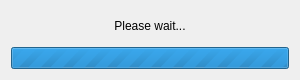
<?xml version="1.0" encoding="UTF-8"?>
<ui version="4.0">
 <class>LoadingDialog</class>
 <widget class="QDialog" name="LoadingDialog">
  <property name="geometry">
   <rect>
    <x>0</x>
    <y>0</y>
    <width>300</width>
    <height>80</height>
   </rect>
  </property>
  <property name="minimumSize">
   <size>
    <width>300</width>
    <height>80</height>
   </size>
  </property>
  <property name="maximumSize">
   <size>
    <width>300</width>
    <height>80</height>
   </size>
  </property>
  <property name="windowTitle">
   <string>Please wait...</string>
  </property>
  <property name="windowIcon">
   <iconset>
    <normaloff>../img/logo/polychromatic.svg</normaloff>../img/logo/polychromatic.svg</iconset>
  </property>
  <layout class="QVBoxLayout" name="verticalLayout">
   <item>
    <widget class="QLabel" name="Label">
     <property name="text">
      <string extracomment="Generic loading text">Please wait...</string>
     </property>
     <property name="alignment">
      <set>Qt::AlignCenter</set>
     </property>
    </widget>
   </item>
   <item>
    <widget class="QProgressBar" name="ProgressBar">
     <property name="maximum">
      <number>0</number>
     </property>
     <property name="value">
      <number>0</number>
     </property>
     <property name="textVisible">
      <bool>false</bool>
     </property>
    </widget>
   </item>
  </layout>
 </widget>
 <resources/>
 <connections/>
</ui>
